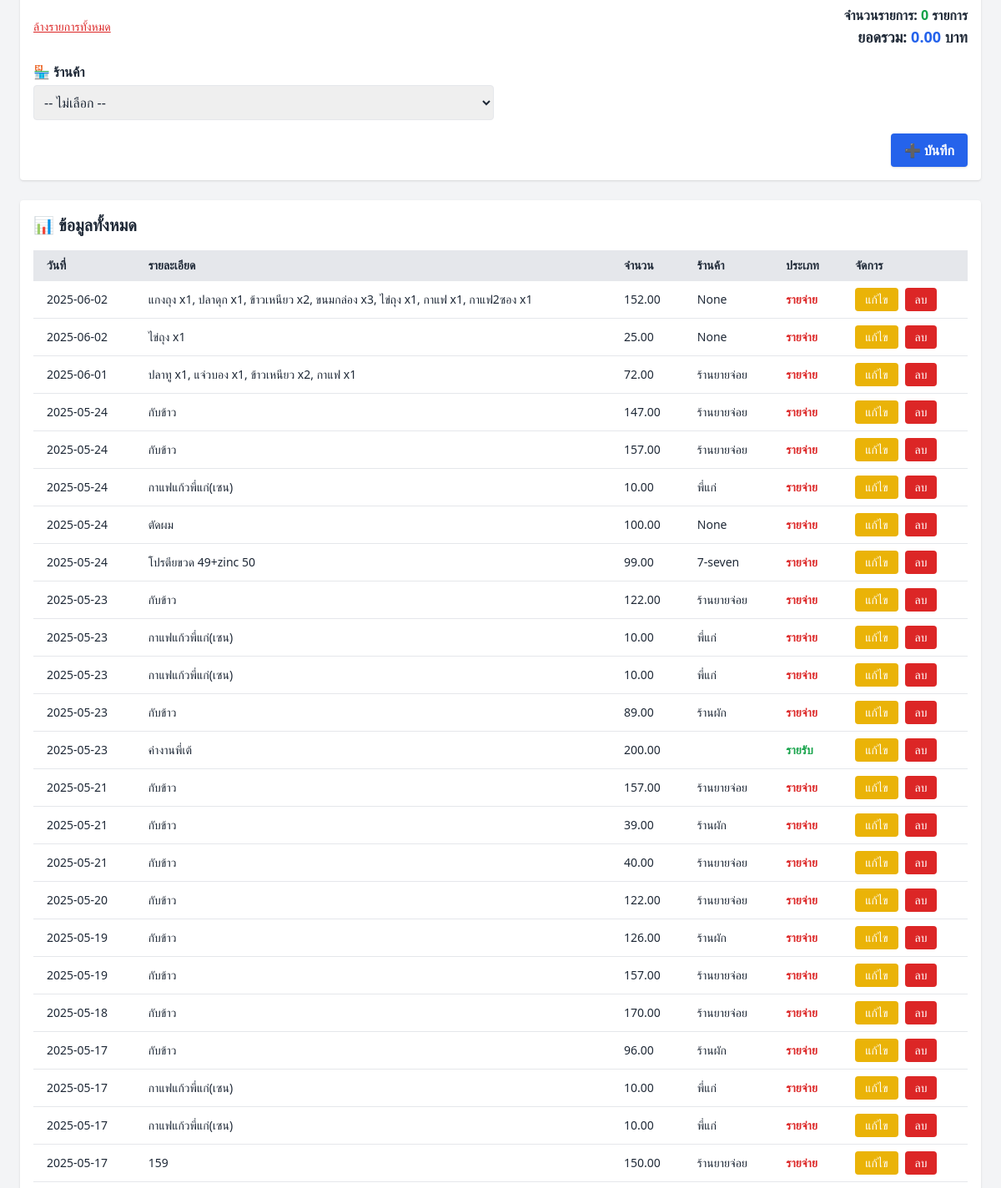
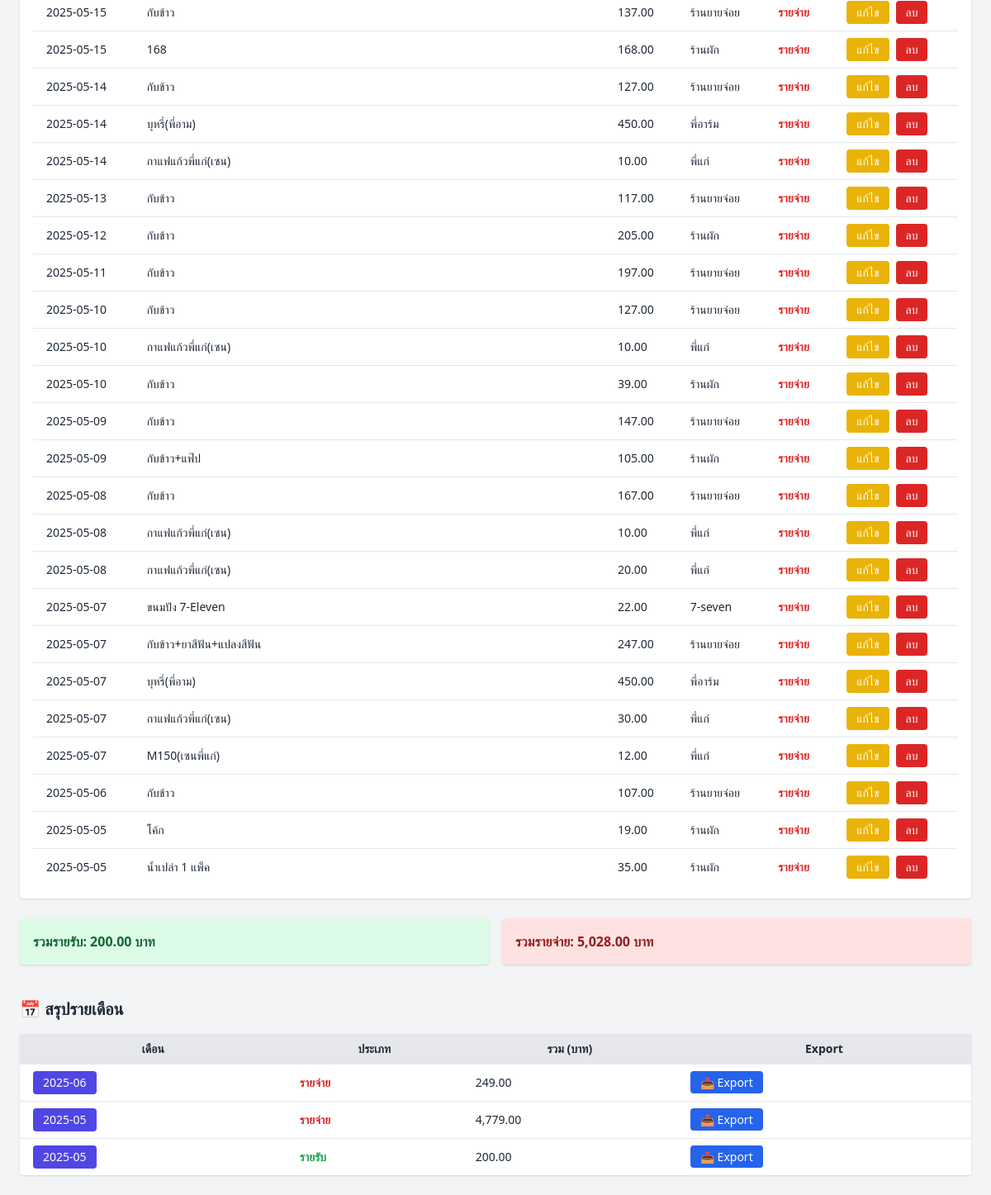
The page /income-expense (lower part) on the database as committed earlier (2 pictures, top to bottom).
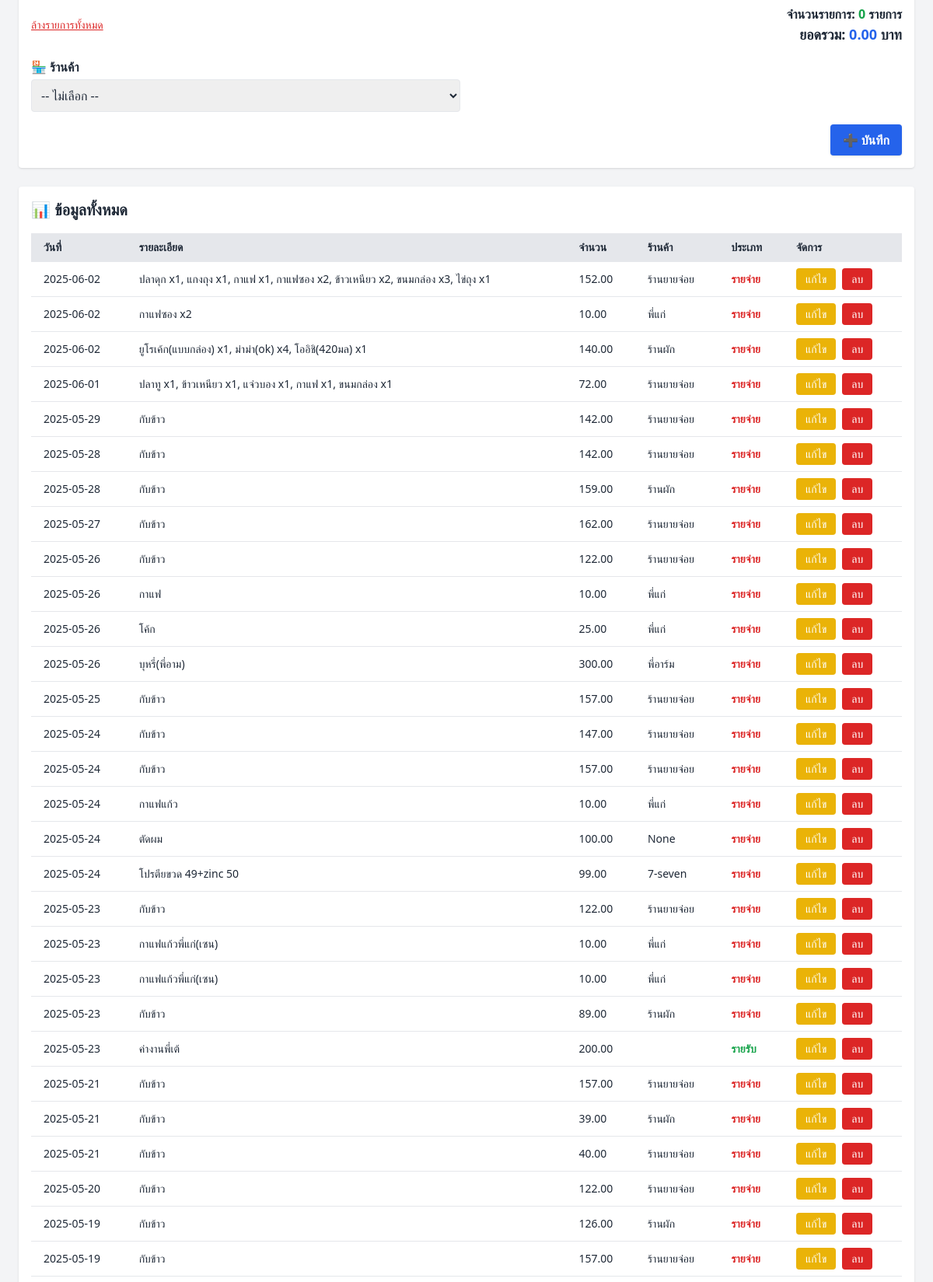
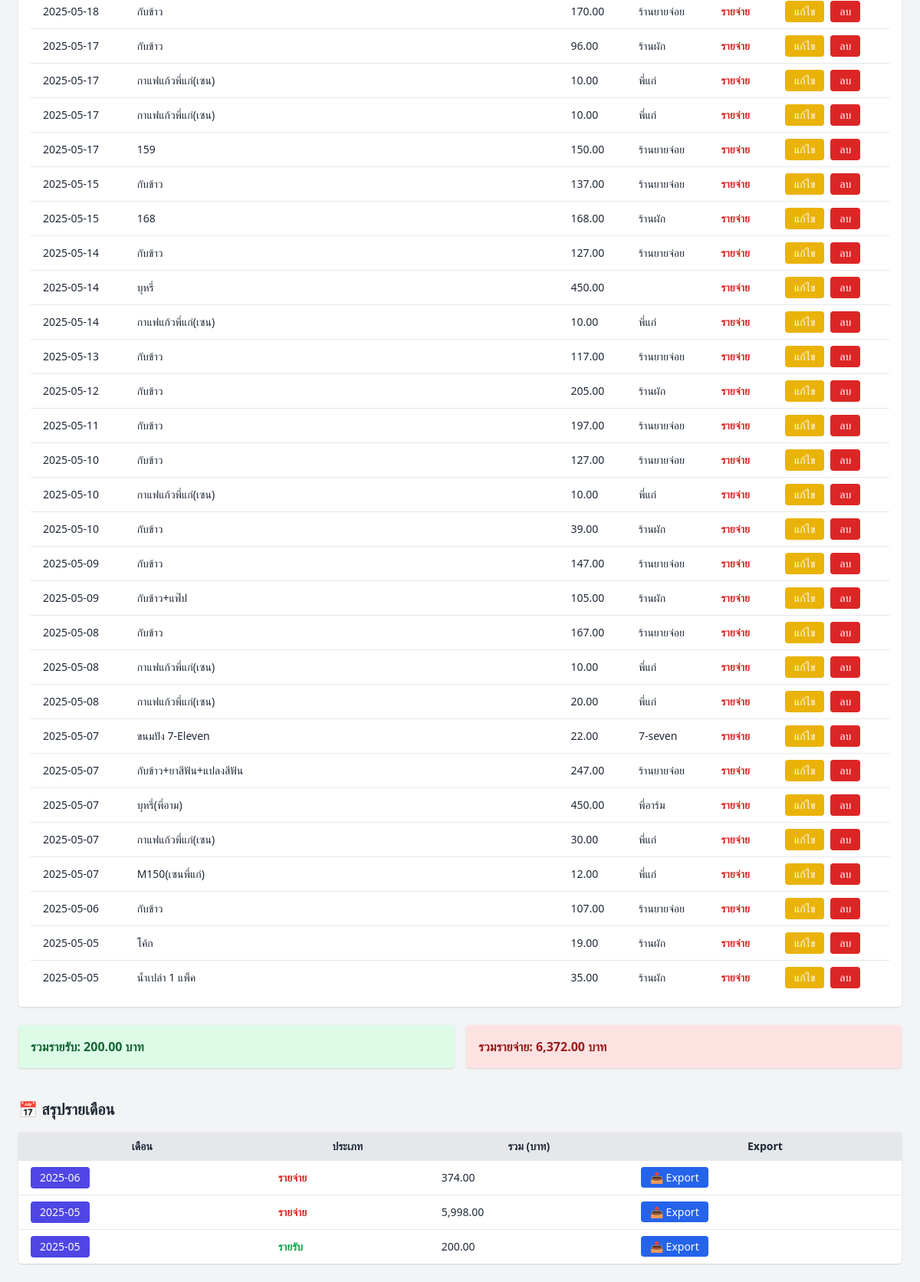
The same page on the database as committed later (2 pictures, top to bottom).
### tables this page shows
CREATE TABLE income_expense (
            id INTEGER PRIMARY KEY AUTOINCREMENT,
            date TEXT,
            description TEXT,
            amount REAL,
            category TEXT
        , vendor TEXT, created_at TEXT);

### app.py (the view, shortened to what this page needs)
@app.route('/income-expense', methods=['GET', 'POST'])
def income_expense():
    conn = get_db_connection()
    records = conn.execute('SELECT * FROM income_expense ORDER BY date DESC').fetchall()
    total_income = conn.execute('SELECT SUM(amount) FROM income_expense WHERE category="income"').fetchone()[0] or 0
    total_expense = conn.execute('SELECT SUM(amount) FROM income_expense WHERE category="expense"').fetchone()[0] or 0
    monthly_summary = conn.execute('''
                                   SELECT strftime('%Y-%m', date) AS month, category, SUM(amount) AS total
                                   FROM income_expense
                                   GROUP BY month, category
                                   ORDER BY month DESC
                                   ''').fetchall()
    conn.close()
    return render_template('income_expense.html', records=records,
                           total_income=total_income, total_expense=total_expense,
                           monthly_summary=monthly_summary)

### app.py (called while the page is built)
def get_db_connection():
    conn = sqlite3.connect(DB_FILE)
    conn.row_factory = sqlite3.Row
    return conn

### templates/income_expense.html (shortened to what the changed rows need)
<!DOCTYPE html>
<html lang="th">
<head>
  <script src="{{ url_for('static', filename='js/tailwind.min.js') }}"></script>
</head>
<body class="bg-gray-100 text-gray-800 p-6">
  <div class="bg-white p-4 rounded shadow">
    <h2 class="text-xl font-semibold mb-4">📊 ข้อมูลทั้งหมด</h2>
    <table class="w-full table-auto text-sm">
      <thead class="bg-gray-200 text-left">
        <tr>
          <th class="px-4 py-2">วันที่</th>
          <th class="px-4 py-2">รายละเอียด</th>
          <th class="px-4 py-2">จำนวน</th>
          <th class="px-4 py-2">ร้านค้า</th>
          <th class="px-4 py-2">ประเภท</th>
          <th class="px-4 py-2">จัดการ</th>
        </tr>
      </thead>
      <tbody>
        {% for r in records %}
        <tr class="border-t hover:bg-gray-50">
          <td class="px-4 py-2">{{ r['date'] }}</td>
          <td class="px-4 py-2">{{ r['description'] }}</td>
          <td class="px-4 py-2">{{ '{:,.2f}'.format(r['amount']) }}</td>
          <td class="px-4 py-2">{{ r['vendor'] }}</td>
          <td class="px-4 py-2">
            {% if r['category'] == 'income' %}
              <span class="text-green-600 font-semibold">รายรับ</span>
            {% else %}
              <span class="text-red-600 font-semibold">รายจ่าย</span>
            {% endif %}
          </td>
          <td class="px-4 py-2 flex gap-2">
            <form method="get" action="{{ url_for('edit_income_expense', id=r['id']) }}">
              <button class="px-3 py-1 bg-yellow-500 text-white rounded hover:bg-yellow-600">แก้ไข</button>
            </form>
           <form method="post" action="{{ url_for('delete_income_expense', id=r['id']) }}" onsubmit="return confirm('ยืนยันการลบรายการนี้?');">
<form method="post" action="{{ url_for('delete_income_expense', id=r['id']) }}" onsubmit="return confirmDelete('{{ r['description'] }}');">
  <button class="px-3 py-1 bg-red-600 text-white rounded hover:bg-red-700">ลบ</button>
</form>
          </td>
        </tr>
        {% endfor %}
      </tbody>
    </table>
  </div>
  <div class="mt-6 grid grid-cols-1 md:grid-cols-2 gap-4">
    <div class="bg-green-100 p-4 rounded shadow text-green-800 font-bold">
      รวมรายรับ: {{ '{:,.2f}'.format(total_income) }} บาท
    </div>
    <div class="bg-red-100 p-4 rounded shadow text-red-800 font-bold">
      รวมรายจ่าย: {{ '{:,.2f}'.format(total_expense) }} บาท
    </div>
  </div>
  <h2 class="text-xl font-bold mt-10 mb-4">📅 สรุปรายเดือน</h2>
  <table class="w-full table-auto text-sm bg-white shadow rounded">
    <thead class="bg-gray-200">
      <tr>
        <th class="px-4 py-2">เดือน</th>
        <th class="px-4 py-2">ประเภท</th>
        <th class="px-4 py-2">รวม (บาท)</th>
        <th class="px-4 py-2">Export</th>
      </tr>
    </thead>
    <tbody>
      {% for row in monthly_summary %}
      <tr class="border-t hover:bg-gray-50">
        <td class="px-4 py-2">
          <form method="get" action="{{ url_for('income_expense_month_view', year_month=row['month']) }}">
            <button class="text-white bg-indigo-600 px-3 py-1 rounded hover:bg-indigo-700">
              {{ row['month'] }}
            </button>
          </form>
        </td>
        <td class="px-4 py-2">
          {% if row['category'] == 'income' %}
            <span class="text-green-600 font-semibold">รายรับ</span>
          {% else %}
            <span class="text-red-600 font-semibold">รายจ่าย</span>
          {% endif %}
        </td>
        <td class="px-4 py-2">{{ '{:,.2f}'.format(row['total']) }}</td>
        <td class="px-4 py-2">
          <a href="{{ url_for('export_income_expense_month', category=row['category'], year_month=row['month']) }}"
             class="text-sm px-3 py-1 rounded bg-blue-600 text-white hover:bg-blue-700">
            📤 Export
          </a>
        </td>
      </tr>
      {% endfor %}
    </tbody>
  </table>
</body>
</html>

Rows that differ between the two databases and show on the page:
added income_expense: date "2025-06-02", description "ปลาดุก x1, แกงถุง x1, กาแฟ x1, กาแฟซอง x2, ข้าวเหนียว x2, ขนมกล่อง x3, ไข่ถุง x1", amount "152.00", vendor "ร้านยายจ่อย", category "รายจ่าย"
added income_expense: date "2025-06-02", description "กาแฟซอง x2", amount "10.00", vendor "พี่แก่", category "รายจ่าย"
added income_expense: date "2025-06-02", description "ยูโรเค้ก(แบบกล่อง) x1, ม่าม่า(ok) x4, โออิชิ(420มล) x1", amount "140.00", vendor "ร้านผัก", category "รายจ่าย"
added income_expense: date "2025-06-01", description "ปลาทู x1, ข้าวเหนียว x1, แจ่วบอง x1, กาแฟ x1, ขนมกล่อง x1", amount "72.00", vendor "ร้านยายจ่อย", category "รายจ่าย"
added income_expense: date "2025-05-29", description "กับข้าว", amount "142.00", vendor "ร้านยายจ่อย", category "รายจ่าย"
added income_expense: date "2025-05-28", description "กับข้าว", amount "142.00", vendor "ร้านยายจ่อย", category "รายจ่าย"
added income_expense: date "2025-05-28", description "กับข้าว", amount "159.00", vendor "ร้านผัก", category "รายจ่าย"
changed income_expense (number 8 of 58 on the later page): date "2025-06-02" → "2025-05-27"; description "แกงถุง x1, ปลาดุก x1, ข้าวเหนียว x2, ขนมกล่อง x3, ไข่ถุง x1, กาแฟ x1, กาแฟ2ซอง x1" → "กับข้าว"; amount "152.00" → "162.00"; vendor "None" → "ร้านยายจ่อย"
added income_expense: date "2025-05-26", description "กับข้าว", amount "122.00", vendor "ร้านยายจ่อย", category "รายจ่าย"
added income_expense: date "2025-05-26", description "กาแฟ", amount "10.00", vendor "พี่แก่", category "รายจ่าย"
changed income_expense (number 11 of 58 on the later page): date "2025-06-01" → "2025-05-26"; description "ปลาทู x1, แจ่วบอง x1, ข้าวเหนียว x2, กาแฟ x1" → "โค้ก"; amount "72.00" → "25.00"; vendor "ร้านยายจ่อย" → "พี่แก่"; moves up the list
changed income_expense (number 12 of 58 on the later page): date "2025-06-02" → "2025-05-26"; description "ไข่ถุง x1" → "บุหรี่(พี่อาม)"; amount "25.00" → "300.00"; vendor "None" → "พี่อาร์ม"
added income_expense: date "2025-05-25", description "กับข้าว", amount "157.00", vendor "ร้านยายจ่อย", category "รายจ่าย"
changed income_expense: description "กาแฟแก้วพี่แก่(เซน)" → "กาแฟแก้ว"
changed income_expense (number 38 of 58 on the later page): description "บุหรี่(พี่อาม)" → "บุหรี่"; vendor "พี่อาร์ม" → (not shown)
Other text that changed with them:
{{ '{:,.2f}'.format(total_expense) }}: "5,028.00" → "6,372.00"
new list line: "2025-06 รายจ่าย 374.00 📤 Export"
new list line: "2025-05 รายจ่าย 5,998.00 📤 Export"
list line gone: "2025-06 รายจ่าย 249.00 📤 Export"
list line gone: "2025-05 รายจ่าย 4,779.00 📤 Export"
